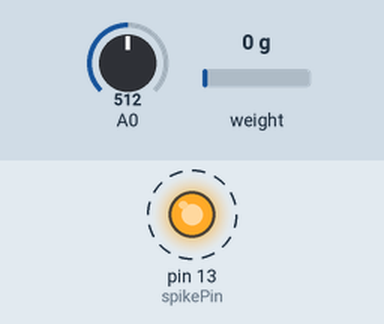
This sketch was run on a simulated Arduino Uno, built with avr-gcc and run on an emulated ATmega328P. Parts: output pins drawn as LEDs (lit = HIGH). Dashed ring = blinking. Inputs (shaded band) come from the test bench; at power-on: A0 = 512, weight on the scale 0 g. What the sketch prints to the serial monitor is not drawn.

Above: at 1.28 s.
1.3 s: A0 set to 159
4.3 s: A0 set to 129
Timing chart, 0 to 13.3 s (numbered marks = the images above; inputs shaded):
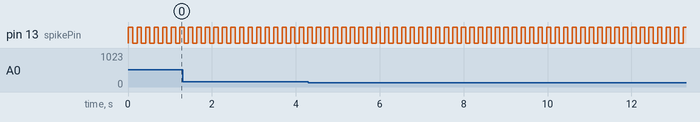

The sketch:

FrequencyIterationBPATestingCode2.ino
```cpp
/* Created by Josh Mak, Cody Schwarzenberg, and David Pleshakov for use in Agile and Adaptive Robotics Laboratory, Portland State University, Portland, OR
 *  Use for testing and characterizing BPA's
 *
 *  This program starts at a pre-defined frequency and tests the BPA Muscles using a pressure sensor and a Load cell connected to
 *  HX711 microcontroller. When the first set-frequency is done being tested, the program moves on
 *  to test other frequencies up until the desired frequency is tested.
 *
 *  The Serial monitor outputs the data- raw pressure, raw force
 *  the calibration of the sensor and meter should be done in excel after the raw data has been transfered there because including the calibration in the code slows it down to much
 *
 */

//FORCE METER
#include "HX711.h"
// HX711 circuit wiring
const int LOADCELL_DOUT_PIN = 2;
const int LOADCELL_SCK_PIN = 3;
HX711 scale;

//Timing
unsigned long spikeMillis = 0;
unsigned long ResetTime = 0;           //Timer for Resetting the Pulsing period
unsigned long DataTime = 0;            //Timer for data collection

//Frequency and Pulse Width
  // Period = Pulse_width_on + Pulse_width_off

float frequency = 30;                       //CHANGE: What Frequency to start at? Spike X times per second. This is in Hz (1/sec). ***********************************************************************
float pulse_width = 25;            //CHANGE: What is your desired pulse width (in milliseconds) make sure to input in milliseconds. Pulse with will be 10 ms, 15 ms, 20 ms *******************************
float period = (1/frequency)*1000;         // This will be the period in milliseconds

//float spiketime = (1/(2*frequency))*1000;      //frequency turned to milliseconds. The frequency is half the period.
float data_collection_frequency = 80;                 //frequency at which to collect data, needs to be at least 2x the spiketime and can't be greater than 80 because of the HX711 microconroller
float data_collection_period = 1/data_collection_frequency * 1000; //spike frequency turned into milliseconds
const int spikePin = 13;                   //what pin the festo is connected to
int spikeState = LOW;
//int n = 0;                                 //counters used to see how many times the BPA was spiked and compared to what the program was set to
int k = 0;                                 //counters used to see how many times data was collected to ensure at least 2 data collections per spike

unsigned long previousMillis = 0;


//________________________________________________________________________________________________
void setup() {
  pinMode(spikePin, OUTPUT);
  pinMode(A0,INPUT);
  digitalWrite(spikePin, spikeState);   //make sure the BPA is not on in the beginning
  scale.begin(LOADCELL_DOUT_PIN, LOADCELL_SCK_PIN); //initialize the force meter
  Serial.begin(9600);
   Serial.print("Frequency = "); Serial.println(frequency);
   Serial.print("Pulse Width = "); Serial.println(pulse_width);
  // Serial.print("Test time for each Frequency: "); Serial.println(testTime); Serial.println(" ");
   //Serial.print("Start Frequency: "); Serial.println(frequency);
}

//________________________________________________________________________________________________
void loop() {

  //Pulsing and timing
  unsigned long currentMillis = millis();

//______________________________________________________________________________________________
//  if (currentMillis - spikeMillis >= spiketime) { //Spike the bpa at the frequency set
//    spikeMillis = currentMillis;
//    if (spikeState == HIGH) {
//      spikeState = LOW;
//    }
//    else {
//      spikeState = HIGH;
//    }
//    digitalWrite(spikePin, spikeState);
//    n = n + 1;
//  }
//______________________________________________________________________________________________
  unsigned long dt = currentMillis - previousMillis;

  if ((dt > pulse_width) && (spikeState == HIGH))
  {
    digitalWrite(spikePin, LOW);
    spikeState = LOW;
    previousMillis = currentMillis;
  }
  else if ((dt > (period - pulse_width)) && (spikeState == LOW))
  {
    digitalWrite(spikePin, HIGH);
    spikeState = HIGH;
    previousMillis = currentMillis;
  }


  if (currentMillis - DataTime >= data_collection_period){ //collect data to the serial monitor at the frequency set
    //***Max frequecny that the HX711 can run at is about 80 Hz, we need at lease 2 readinds per spike, so we need x to be at least 2
    DataTime = currentMillis;
    float arduino_pressure = analogRead(A0); // pressure reading from arduino
    float psi_pressure = (0.1100533983*arduino_pressure)-1.32438491; // Conversion based on calibrating
    float kilo_pascal_pressure = psi_pressure * 6894.76; // Conversion rate from google
    float arduino_force = scale.read(); // force reading from arduino
    float newton_force = (-0.0002215943*arduino_force) + 0.5136191769; // Conversion based on calibrating
    Serial.print(kilo_pascal_pressure); // Print the pressure value in kPa
    Serial.print(" , "); // space comma space
    Serial.print(psi_pressure); // Print the pressure value in psi
    Serial.print(" , ");// space comma space
    Serial.println(newton_force); // Print the force values in Newtons
//    Serial.print(analogRead(A0)); Serial.print(","); //pressure
//    Serial.println(scale.read());                   //ForceReading
    k = k + 1;
  }
//______________________________________________________________________________________________

//_______________________________________________________________________________________________
}
```

Measured:
- by itself, pin 13 (spikePin): alternates HIGH for 0.10 s and LOW for 0.10 s
